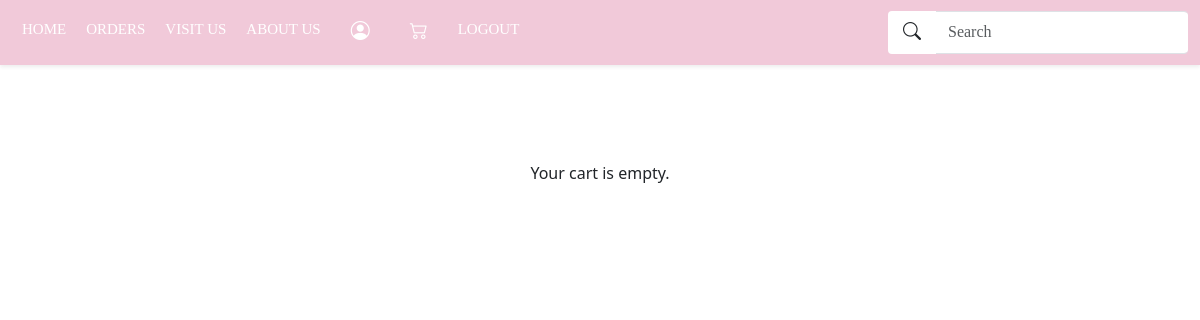
Page /cart_display (signed in) on the earlier database version.
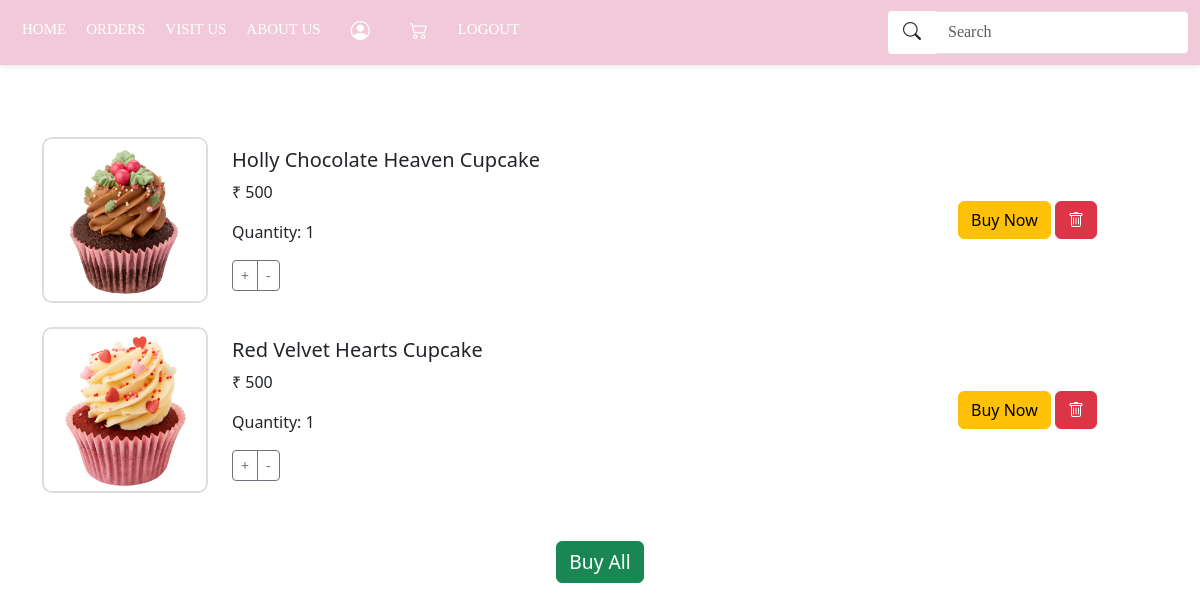
Same page on the later database version.
### app/models.py (models this page shows, shortened)
class Cart(models.Model):
    user=models.ForeignKey(User,on_delete=models.CASCADE)
    cake=models.ForeignKey(Cake,on_delete=models.CASCADE)
    quantity = models.PositiveIntegerField(default=1)

class Cake(models.Model):
    name=models.CharField(max_length=100)
    price=models.IntegerField()
    img=models.FileField()
    colour=models.TextField()
    category=models.ForeignKey(Category,on_delete=models.CASCADE)
    description=models.TextField()

### app/views.py (the view)
# urls.py: path('cart_display',views.cart_display),
@login_required
def cart_display(request):
    cart_items = Cart.objects.filter(user=request.user)
    return render(request, "user/cart_display.html", {"cart_items": cart_items})

### templates/user/cart_display.html (shortened to what this page needs)
    {% load static %}
    {% load static %}
<!DOCTYPE html>
<html lang="en">
<head>
    {% load static %}
    <link rel="stylesheet" href="{% static '/css/home.css' %}">
    <link rel="stylesheet" href="https://cdn.jsdelivr.net/npm/bootstrap-icons@1.11.3/font/bootstrap-icons.min.css">
    <link href="https://cdn.jsdelivr.net/npm/bootstrap@5.3.3/dist/css/bootstrap.min.css" rel="stylesheet">
</head>
<body>
    <nav class="navbar navbar-expand-sm navbar-light shadow-sm" style="background-color:#f1c9d9;">
        <div class="container-fluid">
            <div class="collapse navbar-collapse" id="navbarNav">
                <ul class="navbar-nav me-auto mb-2 mb-sm-0">
                    <li class="nav-item"><a class="nav-link active" href="../">HOME</a></li>
                    <li class="nav-item"><a class="nav-link" href="user_view_bookings">ORDERS</a></li>
                    <li class="nav-item"><a class="nav-link" href="visit_us">VISIT US</a></li>
                    <li class="nav-item"><a class="nav-link" href="about_us">ABOUT US</a></li>
                    <li class="nav-item"><a class="nav-link" href="profile"><i class="bi bi-person-circle" style="color:white; font-size: 19px;"></i></a></li>
                    <li class="nav-item"><a class="nav-link" href="../cart_display"><i class="bi bi-cart2" style="color:white; font-size: 18px;"></i></a></li>
                    <li class="nav-item"><a class="nav-link" href="logout">LOGOUT</a></li>
                </ul>
                <form class="d-flex" role="search" action="{% url 'search' %}" method="POST">
                    <div class="input-group">
                        <button class="btn" type="submit" style="background-color: white;">
                            <i class="bi bi-search"></i>
                        </button>
                        <input class="form-control" type="text" placeholder="Search" name="searched">
                    </div>
                </form>
            </div>
        </div>
    </nav>
    <br>
    <div class="container my-5">
        <div class="row">
            {% for cart_obj in cart_items %}
            <div class="col-12 mb-4">
                <div class="row align-items-center cart-item">
                    <div class="col-4 col-md-3 col-lg-2">
                        <img src="{{ cart_obj.cake.img.url }}" alt="{{ cart_obj.cake.name }}" class="img-fluid cart-item-img">
                    </div>
                    <div class="col-8 col-md-6 col-lg-7">
                        <h5 class="cart-item-title">{{ cart_obj.cake.name }}</h5>
                        <p class="cart-item-price">₹ {{ cart_obj.cake.price }}</p>
                        <p>Quantity: {{ cart_obj.quantity }}</p>
                        <div class="btn-group">
                            <a href="{% url 'increase_quantity' cart_obj.pk %}" class="btn btn-sm btn-outline-secondary">+</a>
                            <a href="{% url 'decrease_quantity' cart_obj.pk %}" class="btn btn-sm btn-outline-secondary">-</a>
                        </div>
                    </div>
                    <div class="col-12 col-md-4 col-lg-3 text-center text-md-right">
                        <a href="../buy_pro/{{ cart_obj.cake.pk }}" class="btn btn-warning">Buy Now</a>
                        <a href="../delete_cart/{{ cart_obj.pk }}" class="btn btn-danger"><i class="bi bi-trash"></i></a>
                    </div>
                </div>
            </div>
            {% endfor %}
        </div>
        {% if cart_items %}
        <div class="text-center mt-4">
            <a href="{% url 'cart_address_page' %}" class="btn btn-success" style="font-size: 1.2rem;">Buy All</a>
        </div>
        {% else %}
        <div class="text-center mt-4">
            <p>Your cart is empty.</p>
        </div>
        {% endif %}
    </div>
</body>
</html>

### static/css/home.css (style rules this page uses)
body { background-color: #f0f4f8; font-family: 'Arial', sans-serif; }
.navbar { font-family: "Playfair Display", serif; }
.navbar .navbar-nav .nav-item .nav-link { color: white; font-size: 16px; padding-left: 15px; padding-right: 15px; transition: color 0.3s ease-in-out; }
.col-sm-6, .col-md-4, .col-lg-4 { padding: 10px; }
img { max-width: 100%; height: auto; border: 2px solid #ddd; border-radius: 10px; }
.d-flex { display: flex; gap: 15px; }
.d-flex .btn { width: 44%; padding: 15px; border: none; border-radius: 5px; font-size: 16px; position: relative; transition: background-color 0.3s ease-in-out; }
.img-fluid { width: 100%; height: auto; object-fit: contain; }
.input-group { width: 100%; max-width: 500px; }
.input-group .form-control { padding-right: 40px; border-right: none; border-radius: 0.25rem; }
.input-group .btn { border-left: none; background-color: #f8f9fa; border-radius: 0.25rem; padding: 8px 15px; width: auto; min-width: 35px; height: 100%; }
.input-group .btn i { font-size: 18px; }
a { text-decoration: none; color: inherit; }
@media (min-width: 992px) { .navbar .navbar-nav .nav-item .nav-link { font-size: 15px; padding: 10px; } }
@media (min-width: 992px) { .navbar .navbar-nav .nav-item .nav-link i { font-size: 10px; padding: 10px; } }

Differences in the rows shown:
added Cart: cake.img (picture), cake.name "Holly Chocolate Heaven Cupcake", cake.price "500", quantity "1"
added Cart: cake.img (picture), cake.name "Red Velvet Hearts Cupcake", cake.price "500", quantity "1"
Other differences:
text no longer shown: "Your cart is empty."
text now shown: "Buy All"
